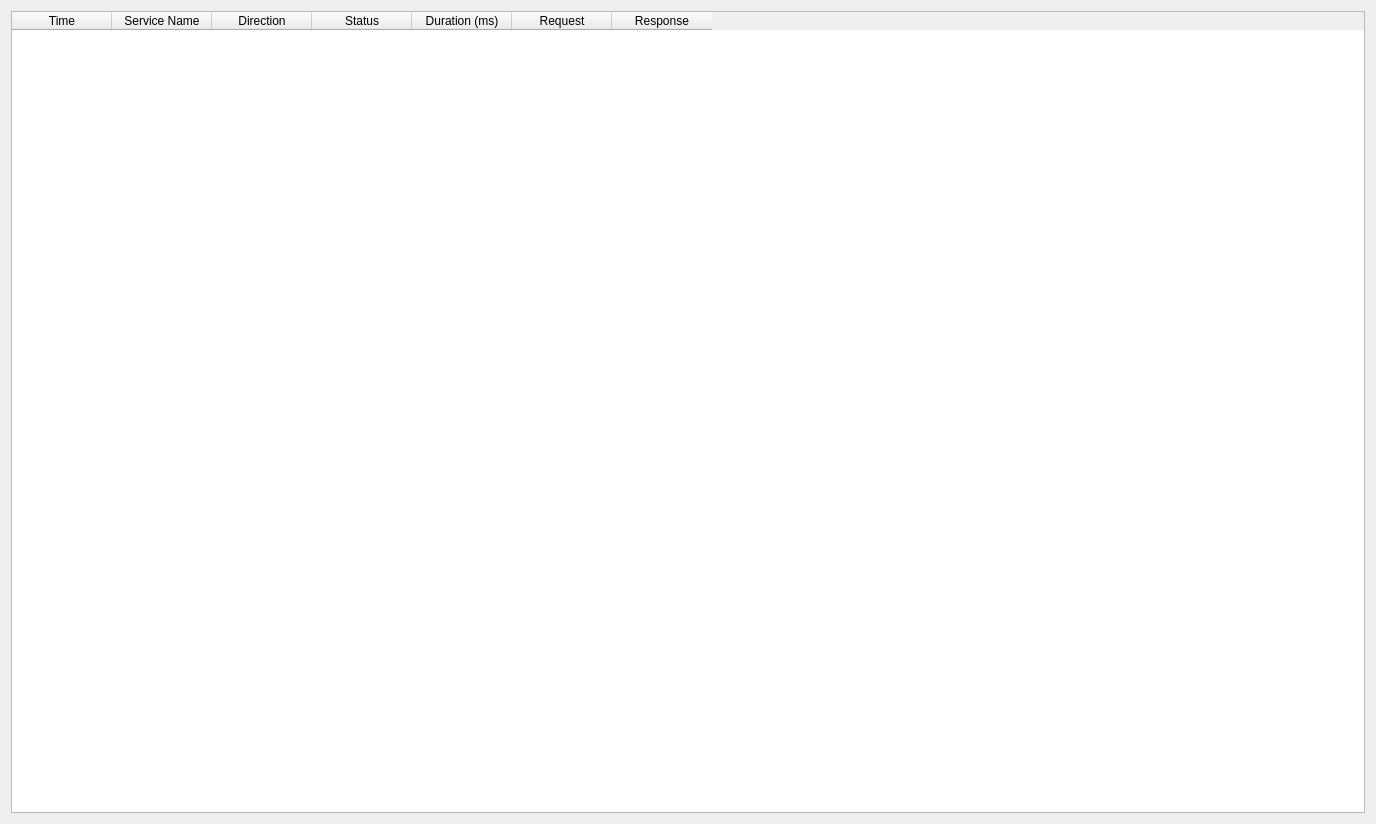
<?xml version="1.0" encoding="UTF-8"?>
<ui version="4.0">
 <class>ServiceMonitorTab</class>
 <widget class="QWidget" name="ServiceMonitorTab">
  <property name="geometry">
   <rect>
    <x>0</x>
    <y>0</y>
    <width>1376</width>
    <height>824</height>
   </rect>
  </property>
  <property name="windowTitle">
   <string>Form</string>
  </property>
  <layout class="QVBoxLayout" name="verticalLayout">
   <item>
    <widget class="QTableWidget" name="service_table">
     <property name="editTriggers">
      <set>QAbstractItemView::NoEditTriggers</set>
     </property>
     <property name="alternatingRowColors">
      <bool>true</bool>
     </property>
     <property name="selectionBehavior">
      <enum>QAbstractItemView::SelectRows</enum>
     </property>
     <column>
      <property name="text">
       <string>Time</string>
      </property>
     </column>
     <column>
      <property name="text">
       <string>Service Name</string>
      </property>
     </column>
     <column>
      <property name="text">
       <string>Direction</string>
      </property>
     </column>
     <column>
      <property name="text">
       <string>Status</string>
      </property>
     </column>
     <column>
      <property name="text">
       <string>Duration (ms)</string>
      </property>
     </column>
     <column>
      <property name="text">
       <string>Request</string>
      </property>
     </column>
     <column>
      <property name="text">
       <string>Response</string>
      </property>
     </column>
    </widget>
   </item>
  </layout>
 </widget>
 <resources/>
 <connections/>
</ui>
